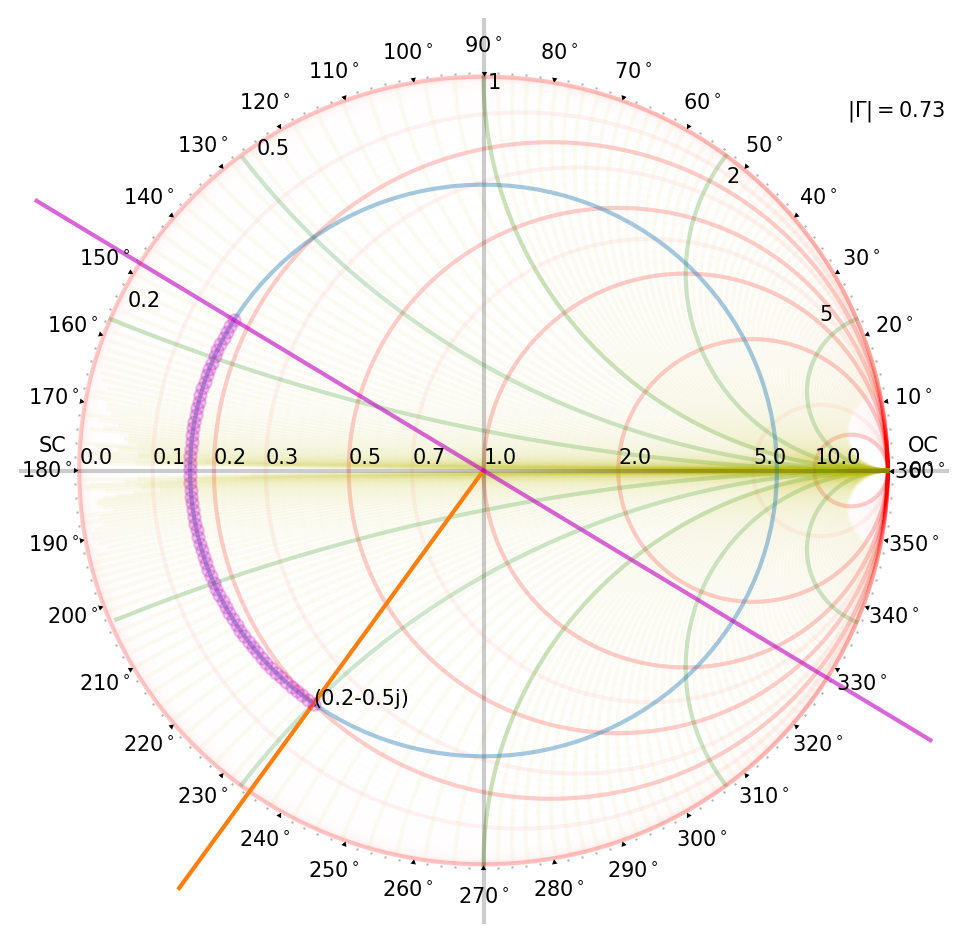

This figure's Python source:
from smith_chart import plot_smith
from pylab import *
import mplcursors

plot_smith()


ZL = 0.2 - 0.5j

G = (ZL-1)/(ZL+1)
plot(real(G),imag(G),'bo')

# marker of load impedance
text(real(G),imag(G),ZL)


text(0.9,0.9,r'$|\Gamma|=%0.2f$'%abs(G))
# G - circle
theta = linspace(0,2*pi,128)
plot(abs(G) * cos(theta),abs(G)*sin(theta),alpha=0.4)

#line from the load point
amp = linspace(0,1.3,128)
plot(amp*cos(angle(G)),amp*sin(angle(G)))

L = 0.12 # lambda
# travel towards generator
phi = linspace(0,L,64)*4*pi
for p in phi:
    plot(abs(G) * cos(-p+angle(G)),abs(G)*sin(-p+angle(G)),marker='o',c='m',markersize=6,alpha=0.2)


# Impedance line from the generator point
amp = linspace(0,1.3,128)
plot(amp*cos(angle(G)-4*pi*L),amp*sin(angle(G)-4*pi*L),c='m',alpha=0.6)

# Admittance line from the generator point

plot(-amp*cos(angle(G)-4*pi*L),-amp*sin(angle(G)-4*pi*L),c='m',alpha=0.6)

mplcursors.cursor()

savefig('Q20.png',dpi=150,bbox_inches='tight')
show()
